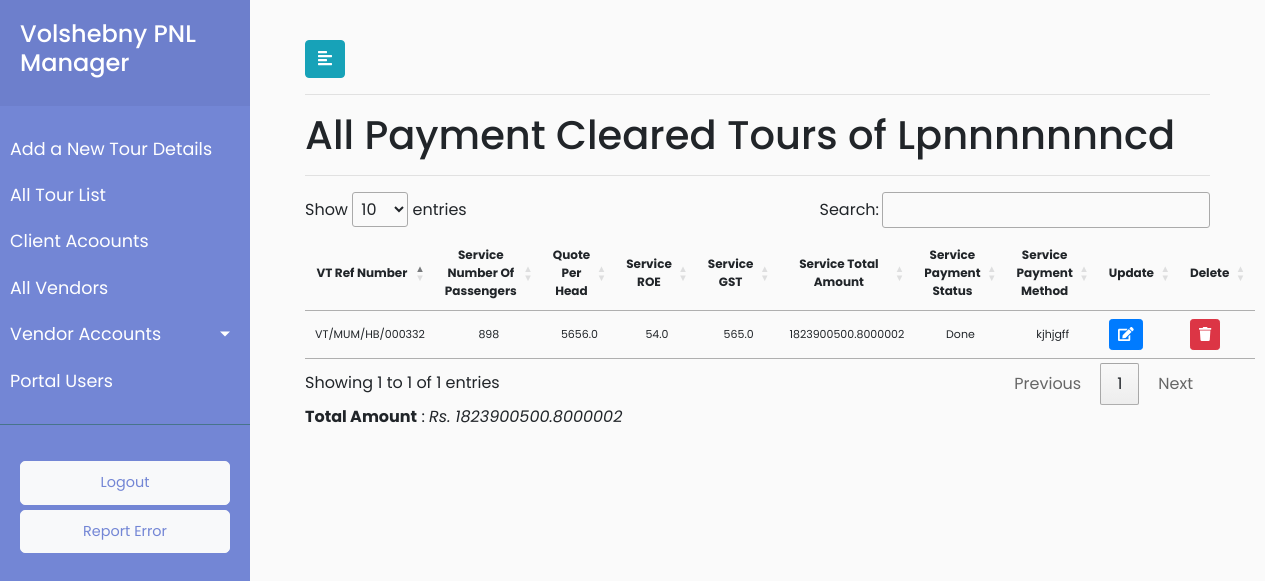
Screenshot of /vendor/details/28/Done/ (signed in) with the database file from the repository.
### payment/models.py (models this page shows, shortened)
class Vendor(models.Model):
    vendor_type_choices=(('Air Ticket Service','Air Ticket Service'),
                        ('Visa Cost Service','Visa Cost Service'),
                        ('Hotel Quatation Service','Hotel Quatation Service'),
                        ('Restuarant Quatation Service','Restuarant Quatation Service'),
                        ('Entrances Quatation Service','Entrances Quatation Service'),
                        ('SapSan Quatation Service','SapSan Quatation Service'),
                        ('Guide Service','Guide Service'),
                        ('Transport Service','Transport Service'))
    vendor_name = models.CharField(max_length=920)
    vendor_address = models.CharField(max_length=920)
    vendor_type = models.CharField(choices=vendor_type_choices,max_length=920,default="Air Ticket Service")
    vendor_mobile = models.CharField(max_length=920,default="")
    vendor_email = models.CharField(max_length=920,default="")
    vendor_remark = models.CharField(max_length=920,default="")

class Service(models.Model):
        payment_status=(('Pending','Pending'),('Done','Done'))
        service_vendor_id = models.ForeignKey(Vendor, on_delete = models.CASCADE,default="2")
        service_number_of_passengers =  models.CharField(max_length=920,blank=True)
        service_quote_per_head = models.FloatField(blank=True)
        service_roe = models.FloatField(blank=True)
        service_gst = models.FloatField(blank=True)
        service_total_amount =  models.FloatField(default=0.0,blank=True)
        service_payment_method = models.CharField(max_length=920,default="")
        service_vendor_payment_status = models.CharField(choices=payment_status,max_length=920,default="Pending")
        objects = InheritanceManager()
        service_id = models.ForeignKey(Groupdescription, on_delete = models.CASCADE,default="11")

class Groupdescription(models.Model):
    PAYMENT_STATUS=(('Paid','Paid'), ('Pending','Pending'))
    groupdescription_vtrefNo = models.CharField(max_length=920)
    groupdescription_vtrefNo_short = models.IntegerField()
    groupdescription_client_Name = models.CharField(max_length=920)
    groupdescription_number_of_passengers_paid= models.IntegerField()
    groupdescription_number_of_passengers_free = models.IntegerField()
    groupdescription_number_of_days = models.IntegerField()
    groupdescription_volshebny_handle_person = models.CharField(max_length=920)
    groupdescription_client_handle_person = models.CharField(max_length=920)
    groupdescription_booking_date = models.DateField()
    groupdescription_confirmation_date = models.DateField()
    groupdescription_amount = models.IntegerField(default=0)
    groupdescription_start_date = models.DateTimeField(default=timezone.now)
    groupdescription_end_date = models.DateTimeField(default=timezone.now)
    groupdescription_destination = models.CharField(max_length=920,default="")
    groupdescription_payment_method = models.CharField(max_length=920)
    groupdescription_payment_status = models.CharField(choices=PAYMENT_STATUS,max_length=920,default="Pending")
    groupdescription_client_id = models.ForeignKey(Client, on_delete = models.CASCADE)
    groupdescription_date_time_added = models.DateTimeField(default=timezone.now)
    groupdescription_roe = models.FloatField(default=0)
    groupdescription_remark = models.CharField(max_length=920,default="")
    def __str__(self):
            return str(self.pk)
    class Meta:
            verbose_name_plural = "Group Description Elements"
            verbose_name = "GroupDescription"

### payment/views.py (the view)
# urls.py: re_path(r'^vendor/details/(?P<vendor_id>[\w\-\s\(\)]+)/(?P<payment_status>\w+)/$',views.vendor_payment_details_list,name='vendor_payment_list'),
@login_required(login_url='/user_login')
def vendor_payment_details_list(request,vendor_id,payment_status):
    group_objects = Groupdescription.objects.all()
    group_dict = {}
    for group_object in group_objects:
        group_dict[group_object.pk] = group_object.groupdescription_vtrefNo
    vendor_name = Vendor.objects.get(pk=vendor_id).vendor_name
    vendor_object = Vendor.objects.get(pk=vendor_id)
    vendor_pending = Service.objects.filter(service_vendor_id=vendor_object,service_vendor_payment_status=payment_status).all()
    air_tickets = AirTicketsQuatation.objects.all().filter(service_vendor_id=vendor_object,service_vendor_payment_status=payment_status)
    visa_costs = VisaCostQuatation.objects.all().filter(service_vendor_id=vendor_object,service_vendor_payment_status=payment_status)
    hotel_quatations = HotelQuatation.objects.all().filter(service_vendor_id=vendor_object,service_vendor_payment_status=payment_status)
    restaurant_quatations = RestaurantQuatation.objects.all().filter(service_vendor_id=vendor_object,service_vendor_payment_status=payment_status)
    entrances_quatations = EntrancesQuatation.objects.all().filter(service_vendor_id=vendor_object,service_vendor_payment_status=payment_status)
    sapsan_quatations = SapSanQuatation.objects.all().filter(service_vendor_id=vendor_object,service_vendor_payment_status=payment_status)
    guide_names = Guide.objects.all().filter(service_vendor_id=vendor_object,service_vendor_payment_status=payment_status)
    sum = 0
    for airticket in air_tickets:
        sum = sum + airticket.service_total_amount
    for visacost in visa_costs:
        sum = sum + visacost.service_total_amount
    for hotel in hotel_quatations:
        sum = sum + hotel.service_total_amount
    for restaurant in restaurant_quatations:
        sum = sum + restaurant.service_total_amount
    for entrance in entrances_quatations:
        sum = sum + entrance.service_total_amount
    for sapsan in sapsan_quatations:
        sum = sum + sapsan.service_total_amount
    for guide in guide_names:
        sum = sum + guide.service_total_amount
    payment_total = sum
    data = {"vendor_pending": vendor_pending,"payment_status":payment_status,"vendor_name":vendor_name,'payment_total':payment_total,'group_dict':group_dict }
    return render(request, 'payment/vendor_payment_details.html',data)

### payment/templatetags/group_vtref_filters.py (called while the page is built)
@register.filter
def get_item(dictionary, key):
    return dictionary.get(int(str(key)))

### payment/templates/payment/vendor_payment_details.html (shortened to what this page needs)
{% extends 'payment/base.html' %}
{% load group_vtref_filters %}
{% load static %}
{% block headscript %}
<link rel="stylesheet" href="//cdn.datatables.net/1.10.19/css/jquery.dataTables.min.css">
{% endblock headscript %}
{% block content %}
<div id="content">
	<div class="container-fluid">
		<button type="button" id="sidebarCollapse" class="btn btn-info">
			<i class="fas fa-align-left"></i>
		</button>
		<hr>
		{% if payment_status == "Done" %}
		<h1>All Payment Cleared Tours of {{vendor_name|title}} </h1>
		{% else %}
		<h1>All Payment Pending Tours of {{vendor_name|title}} </h1>
		{% endif %}
		<hr>
		<div>
			{% if vendor_pending %}
			<table id="TestTable">
				<thead style="font-size:12px">
					<tr>
						<th class="text-center" scope="col">VT Ref Number</th>
						<th class="text-center" scope="col">Service Number Of Passengers</th>
						<th class="text-center" scope="col">Quote Per Head</th>
						<th class="text-center" scope="col">Service ROE</th>
						<th class="text-center" scope="col">Service GST</th>
						<th class="text-center" scope="col">Service Total Amount</th>
						<th class="text-center" scope="col">Service Payment Status</th>
						<th class="text-center" scope="col">Service Payment Method</th>
						<th class="text-center" scope="col">Update</th>
						<th class="text-center" scope="col">Delete</th>
					</tr>
				</thead>
				<tbody style="font-size:11px">
					{% for vendor in vendor_pending %}
					<tr>
						<td class="text-center"><a href="{% url 'payment:add_services' vendor.service_id %}">{{ group_dict|get_item:vendor.service_id }}{{ vendor.service_id }}</a></td>
						<td class="text-center">{{ vendor.service_number_of_passengers }}</td>
						<td class="text-center">{{ vendor.service_quote_per_head }}</td>
						<td class="text-center">{{ vendor.service_roe }}</td>
						<td class="text-center">{{ vendor.service_gst }}</td>
						<td class="text-center">{{ vendor.service_total_amount }}</td>
						<td class="text-center">{{ vendor.service_vendor_payment_status }}</td>
						<td class="text-center">{{ vendor.service_payment_method }}</td>
                        <td>
							<button type="button" class="update-book btn btn-sm btn-primary" data-id="{% url 'payment:vendor_service_update' vendor.service_id %}">
								<span class="fa fa-edit"></span>
							</button>
						</td>
						<td>
							<button type="button" class="delete-book btn btn-sm btn-danger" data-id="{% url 'payment:vendor_service_delete' vendor.service_id %}">
								<span class="fa fa-trash"></span>
							</button>
						</td>
					</tr>
					{% endfor %}
				</tbody>
			</table>
			<div>
                        <b>Total Amount</b> : <i> Rs. {{ payment_total }} </i>
                    </div>
			{% else %}
			<p class="no-leads text-primary">No entry added yet.</p>
			{% endif %}
		</div>
	</div>
</div>
{% endblock %}

### payment/static/payment/style.css (style rules this page uses)
body { font-family: 'Poppins', sans-serif; background: #fafafa; }
a, a:hover, a:focus { color: inherit; text-decoration: none; transition: all 0.3s; }
#content { width: calc(100% - 250px); padding: 40px; min-height: 100vh; transition: all 0.3s; position: absolute; top: 0; right: 0; }

### rows the page displays
Vendor: vendor_name "Lpnnnnnnncd"
Service: service_id "VT/MUM/HB/0003", service_id "32", service_number_of_passengers "898", service_quote_per_head "5656.0", service_roe "54.0", service_gst "565.0", service_total_amount "1823900500.8000002", service_vendor_payment_status "Done", service_payment_method "kjhjgff"

### other values shown
{{ payment_total }} "1823900500.8000002"
